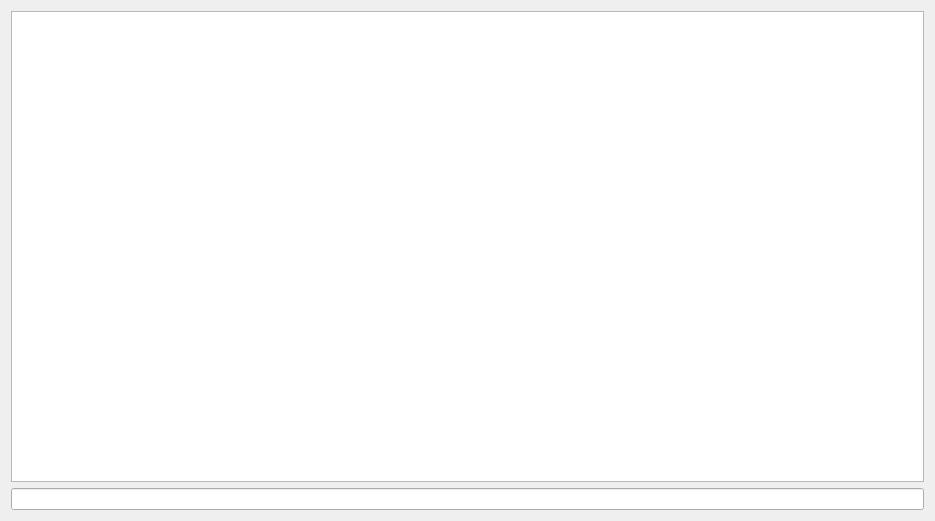
<?xml version="1.0" encoding="UTF-8"?>
<ui version="4.0">
 <class>Form</class>
 <widget class="QWidget" name="Form">
  <property name="geometry">
   <rect>
    <x>0</x>
    <y>0</y>
    <width>935</width>
    <height>521</height>
   </rect>
  </property>
  <property name="windowTitle">
   <string>Form</string>
  </property>
  <layout class="QGridLayout" name="gridLayout">
   <item row="1" column="0">
    <widget class="QLineEdit" name="LuaScriptInput"/>
   </item>
   <item row="0" column="0">
    <widget class="QPlainTextEdit" name="LuaScriptOutput"/>
   </item>
  </layout>
 </widget>
 <resources/>
 <connections/>
</ui>
